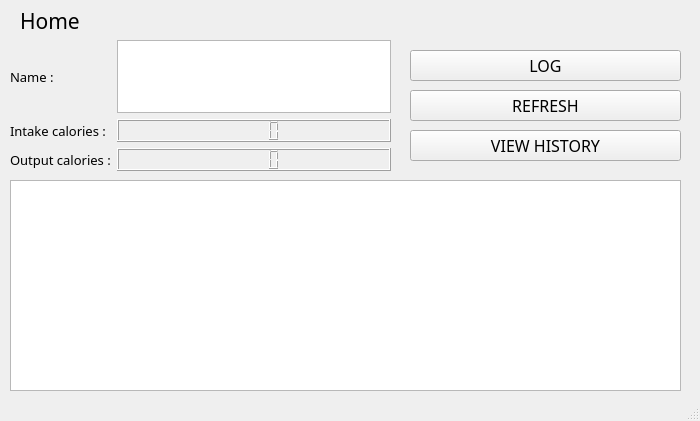
<?xml version="1.0" encoding="UTF-8"?>
<ui version="4.0">
 <class>MainWindow</class>
 <widget class="QMainWindow" name="MainWindow">
  <property name="geometry">
   <rect>
    <x>0</x>
    <y>0</y>
    <width>700</width>
    <height>421</height>
   </rect>
  </property>
  <property name="windowTitle">
   <string>Home Page</string>
  </property>
  <widget class="QWidget" name="centralwidget">
   <widget class="QLabel" name="label">
    <property name="geometry">
     <rect>
      <x>20</x>
      <y>10</y>
      <width>121</width>
      <height>21</height>
     </rect>
    </property>
    <property name="font">
     <font>
      <family>Prompt</family>
      <pointsize>16</pointsize>
     </font>
    </property>
    <property name="text">
     <string>Home</string>
    </property>
   </widget>
   <widget class="QWidget" name="gridLayoutWidget">
    <property name="geometry">
     <rect>
      <x>10</x>
      <y>40</y>
      <width>381</width>
      <height>131</height>
     </rect>
    </property>
    <property name="font">
     <font>
      <family>Prompt</family>
      <pointsize>10</pointsize>
     </font>
    </property>
    <layout class="QGridLayout" name="gridLayout">
     <item row="2" column="0">
      <widget class="QLabel" name="label_4">
       <property name="text">
        <string>Output calories :</string>
       </property>
      </widget>
     </item>
     <item row="1" column="0">
      <widget class="QLabel" name="label_3">
       <property name="text">
        <string>Intake calories :</string>
       </property>
      </widget>
     </item>
     <item row="0" column="0">
      <widget class="QLabel" name="label_2">
       <property name="text">
        <string>Name :</string>
       </property>
      </widget>
     </item>
     <item row="0" column="1">
      <widget class="QTextBrowser" name="textBrowser">
       <property name="font">
        <font>
         <family>Prompt</family>
         <pointsize>10</pointsize>
        </font>
       </property>
      </widget>
     </item>
     <item row="1" column="1">
      <widget class="QLCDNumber" name="lcdNumber"/>
     </item>
     <item row="2" column="1">
      <widget class="QLCDNumber" name="lcdNumber_2"/>
     </item>
    </layout>
   </widget>
   <widget class="QTableView" name="tableView">
    <property name="geometry">
     <rect>
      <x>10</x>
      <y>180</y>
      <width>671</width>
      <height>211</height>
     </rect>
    </property>
   </widget>
   <widget class="QPushButton" name="pushButton">
    <property name="geometry">
     <rect>
      <x>410</x>
      <y>50</y>
      <width>271</width>
      <height>31</height>
     </rect>
    </property>
    <property name="font">
     <font>
      <family>Prompt</family>
      <pointsize>12</pointsize>
     </font>
    </property>
    <property name="text">
     <string>LOG</string>
    </property>
   </widget>
   <widget class="QPushButton" name="pushButton_2">
    <property name="geometry">
     <rect>
      <x>410</x>
      <y>90</y>
      <width>271</width>
      <height>31</height>
     </rect>
    </property>
    <property name="font">
     <font>
      <family>Prompt</family>
      <pointsize>12</pointsize>
     </font>
    </property>
    <property name="text">
     <string>REFRESH</string>
    </property>
   </widget>
   <widget class="QPushButton" name="pushButton_3">
    <property name="geometry">
     <rect>
      <x>410</x>
      <y>130</y>
      <width>271</width>
      <height>31</height>
     </rect>
    </property>
    <property name="font">
     <font>
      <family>Prompt</family>
      <pointsize>12</pointsize>
     </font>
    </property>
    <property name="text">
     <string>VIEW HISTORY</string>
    </property>
   </widget>
  </widget>
  <widget class="QStatusBar" name="statusbar"/>
 </widget>
 <resources/>
 <connections/>
</ui>
